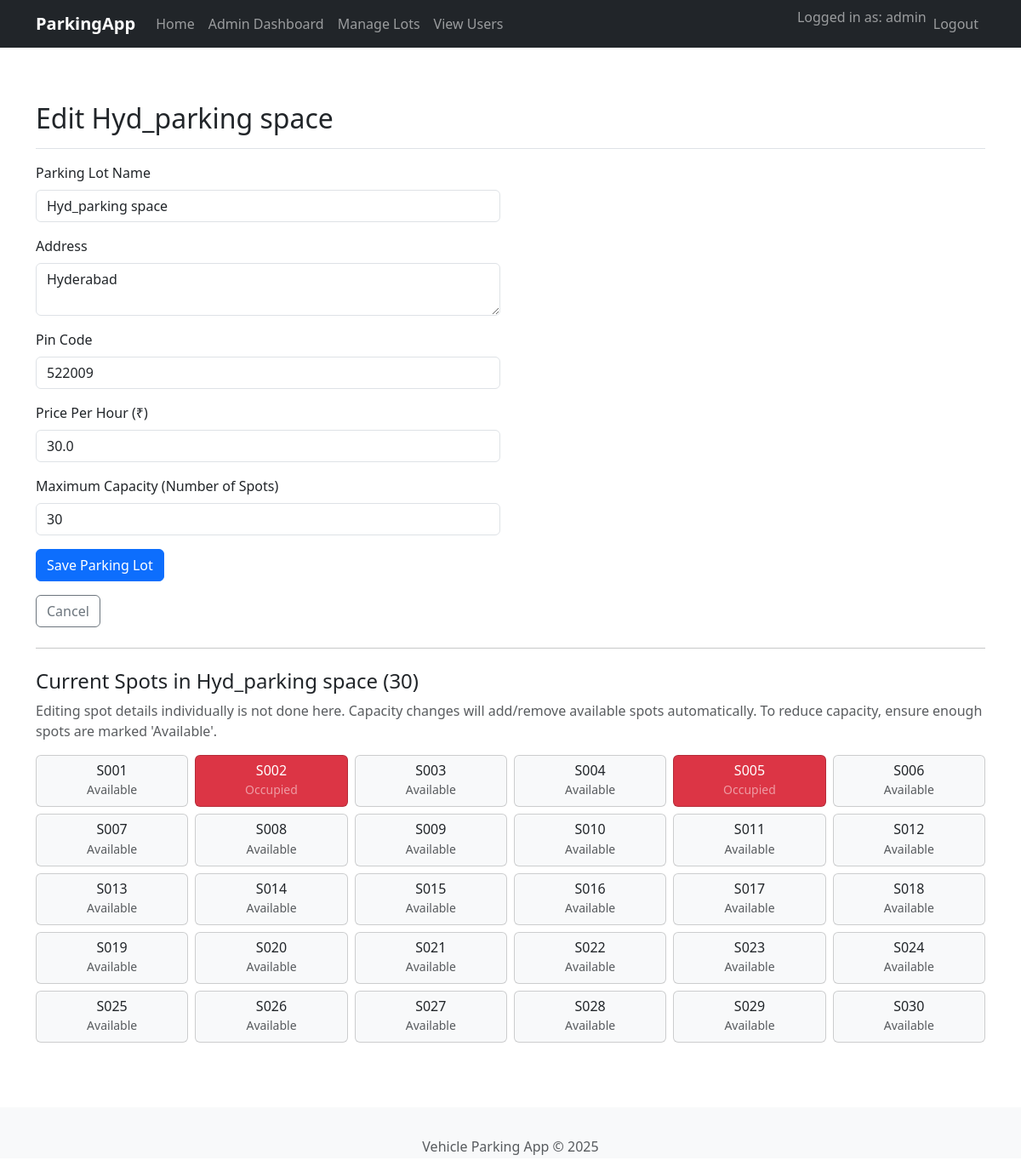
Screenshot of /admin/parking_lot/edit/1 (signed in) with the database file from the repository.
### app/models.py (models this page shows, shortened)
class User(UserMixin, db.Model):
    id = db.Column(db.Integer, primary_key=True)
    username = db.Column(db.String(64), index=True, unique=True, nullable=False)
    email = db.Column(db.String(120), index=True, unique=True, nullable=False)
    password_hash = db.Column(db.String(256), nullable=False)
    is_admin = db.Column(db.Boolean, default=False)
    reservations = db.relationship('Reservation', backref='tenant', lazy='dynamic') # Changed from 'user' to 'tenant'

class ParkingLot(db.Model):
    id = db.Column(db.Integer, primary_key=True)
    name = db.Column(db.String(128), nullable=False, unique=True) # prime_location_name
    address = db.Column(db.String(255))
    pin_code = db.Column(db.String(10))
    price_per_hour = db.Column(db.Float, nullable=False) # Price
    maximum_capacity = db.Column(db.Integer, nullable=False) # maximum_number_of_spots
    spots = db.relationship('ParkingSpot', backref='parking_lot', lazy='dynamic', cascade="all, delete-orphan")

class ParkingSpot(db.Model):
    id = db.Column(db.Integer, primary_key=True)
    spot_number = db.Column(db.String(20), nullable=False) # e.g., A01, B12
    lot_id = db.Column(db.Integer, db.ForeignKey('parking_lot.id'), nullable=False)
    status = db.Column(db.String(1), default='A', nullable=False)  # O=Occupied, A=Available
    reservations = db.relationship('Reservation', backref='parking_spot', lazy='dynamic')
    __table_args__ = (db.UniqueConstraint('lot_id', 'spot_number', name='_lot_spot_uc'),)

### app/admin_routes.py (the view, shortened to what this page needs)
@bp.route('/parking_lot/edit/<int:lot_id>', methods=['GET', 'POST'])
@login_required
@admin_required
def edit_parking_lot(lot_id):
    lot = ParkingLot.query.get_or_404(lot_id)
    form = ParkingLotForm(obj=lot)
    form._original_name = lot.name # Store original name for validation
    return render_template('admin/create_edit_parking_lot.html', form=form, title='Edit Parking Lot', legend=f'Edit {lot.name}', lot=lot, ParkingSpot=ParkingSpot)

### app/forms.py (shortened to what this page needs)
class ParkingLotForm(FlaskForm):
    name = StringField('Parking Lot Name', validators=[DataRequired(), Length(max=128)])
    address = TextAreaField('Address', validators=[Length(max=255)])
    pin_code = StringField('Pin Code', validators=[Length(max=10)])
    price_per_hour = FloatField('Price Per Hour (₹)', validators=[DataRequired(), NumberRange(min=0)])
    maximum_capacity = IntegerField('Maximum Capacity (Number of Spots)', validators=[DataRequired(), NumberRange(min=1)])
    submit = SubmitField('Save Parking Lot')

### app/admin_routes.py (called while the page is built)
def admin_required(f):
    @wraps(f)
    def decorated_function(*args, **kwargs):
        if not current_user.is_authenticated or not current_user.is_admin:
            flash('You do not have permission to access this page.', 'danger')
            return redirect(url_for('auth.login', next=request.url))
        return f(*args, **kwargs)
    return decorated_function

### app/templates/admin/create_edit_parking_lot.html (shortened to what this page needs)
{% extends "base.html" %}
{% from "bootstrap5/form.html" import render_form %}
{% block content %}
<div class="pt-3 pb-2 mb-3 border-bottom">
    <h1 class="h2">{{ legend }}</h1>
</div>
<div class="row">
    <div class="col-md-8 col-lg-6">
        {% set action_url = url_for('admin_routes.create_parking_lot') %}
        {% if form.name.data and lot %}
            {% set action_url = url_for('admin_routes.edit_parking_lot', lot_id=lot.id) %}
        {% endif %}
        {{ render_form(form, action=action_url, method='post', novalidate=True) }}
        <div class="mt-3">
            <a href="{{ url_for('admin_routes.list_parking_lots') }}" class="btn btn-outline-secondary">Cancel</a>
        </div>
    </div>
</div>
{% if lot and lot.spots.count() > 0 %}
    <hr class="my-4">
    <h3 class="h4">Current Spots in {{lot.name }} ({{ lot.spots.count() }})</h3>
    <p class="text-muted">
        Editing spot details individually is not done here. Capacity changes will add/remove available spots automatically.
        To reduce capacity, ensure enough spots are marked 'Available'.
    </p>
    <div class="row row-cols-2 row-cols-sm-3 row-cols-md-4 row-cols-lg-6 g-2 mb-3">
        {% for spot in lot.spots.order_by(ParkingSpot.spot_number).all() %}
            <div class="col">
                <div class="card h-100 text-center {{ 'bg-danger text-white' if spot.status == 'O' else 'bg-light' }}">
                    <div class="card-body p-2">
                        <h6 class="card-title mb-0">{{ spot.spot_number }}</h6>
                        <small class="text-muted {{ 'text-white-50' if spot.status == 'O' else '' }}">
                            {{ 'Occupied' if spot.status == 'O' else 'Available' }}
                        </small>
                    </div>
                </div>
            </div>
        {% endfor %}
    </div>
{% endif %}
{% endblock %}

### app/templates/base.html (shortened to what this page needs)
<!doctype html>
<html lang="en">
<head>
    {{ bootstrap.load_css() }}
    <link rel="stylesheet" href="{{ url_for('static', filename='css/style.css') }}">
</head>
<body>
    <nav class="navbar navbar-expand-lg navbar-dark bg-dark mb-4">
        <div class="container">
            <a class="navbar-brand" href="{{ url_for('routes.index') }}">ParkingApp</a>
            <div class="collapse navbar-collapse" id="navbarNav">
                <ul class="navbar-nav me-auto mb-2 mb-lg-0">
                    <li class="nav-item">
                        <a class="nav-link" href="{{ url_for('routes.index') }}">Home</a>
                    </li>
                    {% if current_user.is_authenticated %}
                        {% if current_user.is_admin %}
                            <li class="nav-item"><a class="nav-link" href="{{ url_for('admin_routes.dashboard') }}">Admin Dashboard</a></li>
                            <li class="nav-item"><a class="nav-link" href="{{ url_for('admin_routes.list_parking_lots') }}">Manage Lots</a></li>
                            <li class="nav-item"><a class="nav-link" href="{{ url_for('admin_routes.list_users') }}">View Users</a></li>
                        {% else %}
                            <li class="nav-item"><a class="nav-link" href="#">User Dashboard</a></li>
                            <li class="nav-item"><a class="nav-link" href="#">Book Parking</a></li>
                        {% endif %}
                    {% endif %}
                </ul>
                <ul class="navbar-nav ms-auto mb-2 mb-lg-0">
                    {% if current_user.is_authenticated %}
                        <li class="nav-item"><span class="navbar-text">Logged in as: {{ current_user.username }}</span></li>
                        <li class="nav-item"><a class="nav-link" href="{{ url_for('auth.logout') }}">Logout</a></li>
                    {% else %}
                        <li class="nav-item"><a class="nav-link" href="{{ url_for('auth.login') }}">Login</a></li>
                        <li class="nav-item"><a class="nav-link" href="{{ url_for('auth.register') }}">Register</a></li>
                    {% endif %}
                </ul>
            </div>
        </div>
    </nav>
    <main class="container mt-4">
        {% block content %}{% endblock %}
    </main>
    <footer class="footer mt-auto py-3 bg-light">
        <div class="container text-center">
            <span class="text-muted">Vehicle Parking App &copy; {{ datetime.utcnow().year }}</span>
        </div>
    </footer>
</body>
</html>

### app/static/css/style.css (style rules this page uses)
body { padding-top: 0; display: flex; flex-direction: column; min-height: 100vh; }
main { flex: 1; padding-bottom: 60px; }
.footer { width: 100%; height: 60px; line-height: 60px; background-color: #f5f5f5; }
.card-title { font-weight: 500; }
.navbar-brand { font-weight: bold; }

### rows the page displays
User: username "admin"
ParkingLot: name "Hyd_parking space", address "Hyderabad", pin_code "522009", price_per_hour "30.0", maximum_capacity "30"
ParkingSpot: spot_number "S001", status "Available"
ParkingSpot: spot_number "S002", status "Occupied"
ParkingSpot: spot_number "S003", status "Available"
ParkingSpot: spot_number "S004", status "Available"
ParkingSpot: spot_number "S005", status "Occupied"
ParkingSpot: spot_number "S006", status "Available"
ParkingSpot: spot_number "S007", status "Available"
ParkingSpot: spot_number "S008", status "Available"
ParkingSpot: spot_number "S009", status "Available"
ParkingSpot: spot_number "S010", status "Available"
ParkingSpot: spot_number "S011", status "Available"
ParkingSpot: spot_number "S012", status "Available"
ParkingSpot: spot_number "S013", status "Available"
ParkingSpot: spot_number "S014", status "Available"
ParkingSpot: spot_number "S015", status "Available"
ParkingSpot: spot_number "S016", status "Available"
ParkingSpot: spot_number "S017", status "Available"
ParkingSpot: spot_number "S018", status "Available"
ParkingSpot: spot_number "S019", status "Available"
ParkingSpot: spot_number "S020", status "Available"
ParkingSpot: spot_number "S021", status "Available"
ParkingSpot: spot_number "S022", status "Available"
ParkingSpot: spot_number "S023", status "Available"
ParkingSpot: spot_number "S024", status "Available"
ParkingSpot: spot_number "S025", status "Available"
ParkingSpot: spot_number "S026", status "Available"
ParkingSpot: spot_number "S027", status "Available"
ParkingSpot: spot_number "S028", status "Available"
ParkingSpot: spot_number "S029", status "Available"
ParkingSpot: spot_number "S030", status "Available"

### other values shown
{{ legend }} "Edit Hyd_parking space"
{{ lot.spots.count() }} "30"
